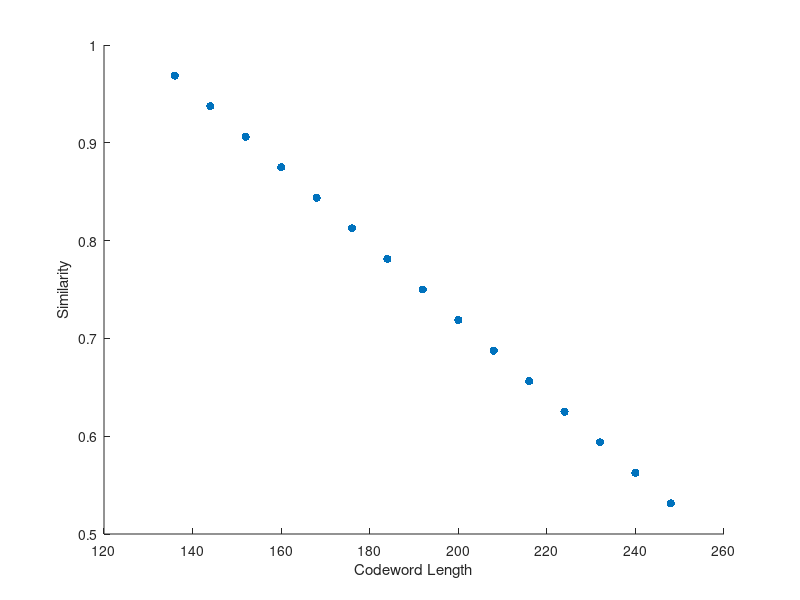

Here is the MATLAB script that generated this plot:
clc
m = 8;
k = 128;
similarity = 1.0;
num_bytes = 1;

codeword_length = [];
sim = [];
while 1
    n = k + m * num_bytes;
    similarity = (k - (n / 8 - k / 8) / 2 * 8) / k;
    if similarity <= 0.5
        break;
    end
    num_bytes = num_bytes + 1;
    disp(n + ", " + similarity);
    codeword_length = [codeword_length, n];
    sim = [sim, similarity];
end

figure; scatter(codeword_length, sim, 'filled');
xlabel('Codeword Length');
ylabel('Similarity');
